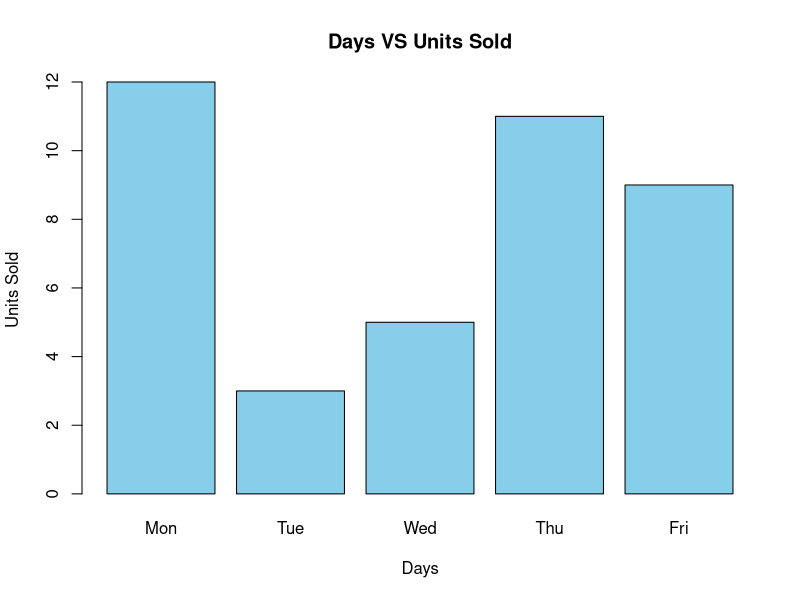
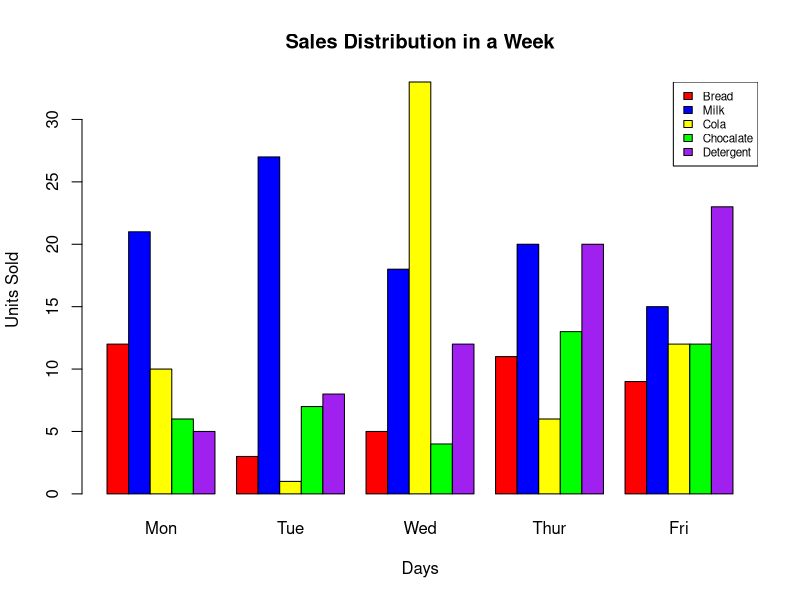

The R script that drew these images, in order:
# The following table shows the number of units of different products sold on different days:
#   Create five sample numeric vectors from this data visualize data using R.

# Create five numeric vectors

bread <- c(12, 3, 5, 11, 9)
milk <- c(21, 27, 18, 20, 15)
cola <- c(10, 1, 33, 6, 12)
chocolate <- c(6, 7, 4, 13, 12)
detergent <- c(5, 8, 12, 20, 23)

# Display
print(bread)
print(milk)
print(cola)
print(chocolate)
print(detergent)

barplot(
  bread,
  names.arg = c("Mon", "Tue", "Wed", "Thu", "Fri"), # Specifies x axis names for each bar
  xlab = "Days",
  ylab = "Units Sold",
  col = "skyblue",
  main = "Days VS Units Sold"
)

#visualising entire sales
sales <- rbind( #rbind converts vectors as rows of a matrix. Each vector becomes a row of a matrix (PS: Matrix not equal to DataFrame)
  #In dataFrame, each vector becomes a column
  
  Bread = bread,
  Milk = milk,
  Cola = cola,
  Chocalate = chocolate,
  Detergent = detergent
)

barplot(
  sales,
  xlab = "Days",
  ylab = "Units Sold",
  main = "Sales Distribution in a Week",
  names.arg = c("Mon", "Tue", "Wed", "Thur", "Fri"),
  col = c("red", "blue", "yellow", "green", "purple"),
  beside = TRUE
)

legend(
  "topright",
  legend = rownames(sales),
  fill = c("red", "blue", "yellow", "green", "purple"),
  cex = 0.7
)
